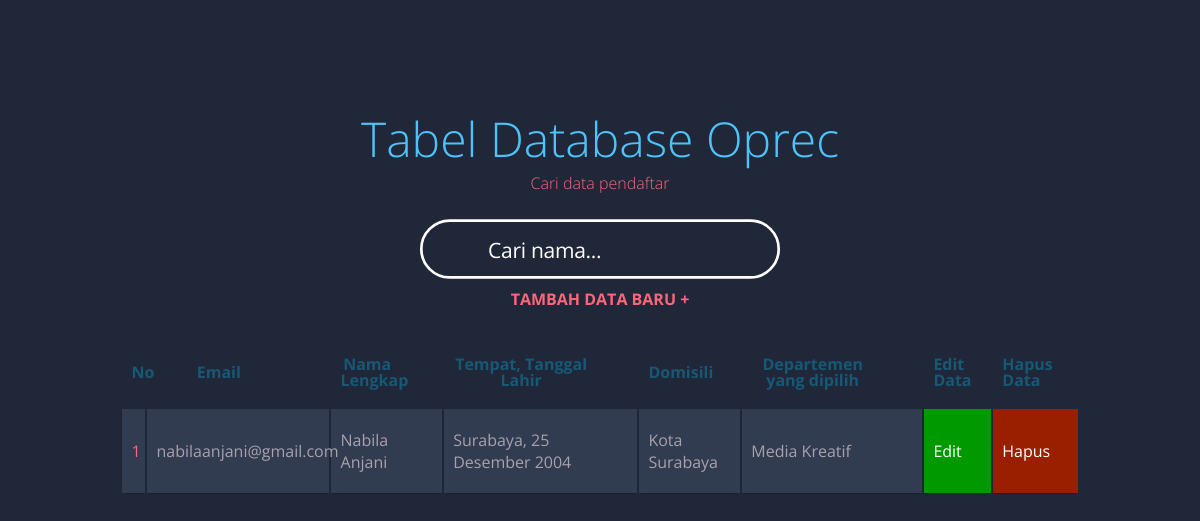
Screenshot of /index.php?cari=Nabila Anjani with the database file from the repository.
### tables this page shows
CREATE TABLE `reqruitment` (
  `email` varchar(30) NOT NULL,
  `nama_lengkap` varchar(30) NOT NULL,
  `ttl` varchar(35) NOT NULL,
  `domisili` varchar(30) NOT NULL,
  `departemen` varchar(25) NOT NULL
);

### index.php (the view, shortened to what this page needs)
<!DOCTYPE html>
<html lang="en">
<head>
  <link href="https://maxcdn.icons8.com/fonts/line-awesome/1.1/css/line-awesome-font-awesome.min.css" rel="stylesheet">
</head>
<body>
<?php
include "koneksi.php";
$query = "SELECT `email`, `nama_lengkap`, `ttl`, `domisili`, `departemen` FROM `reqruitment` WHERE 1";
$data = mysqli_query($koneksi, $query);
echo "<div class='searchcontainer'>";
echo "<h1>Tabel Database Oprec</h1>";
echo "<h2>Cari data pendaftar</h2>";
echo "<div class='search-box'>";
echo "<div class='search-icon'><i class='fa fa-search search-icon'></i></div>";
echo "<form action='' class='search-form' method='GET'>";
echo "<input type='text' name='cari' placeholder='Cari nama...' id='search' autocomplete='off'>";
echo "</form>";
echo "</div>";
echo "</div>";
echo "<div class='link-right'>
      <h2><a href='create.php' class='link-primary'>Tambah Data Baru +</a></h2>
      </div>";
if (isset($_GET['cari'])) {
    $cari = $_GET['cari'];
    $query = "SELECT * FROM reqruitment WHERE nama_lengkap LIKE '%$cari%'";
    $data = mysqli_query($koneksi, $query);
}
if (mysqli_num_rows($data) > 0) {
    echo "<table class='container'>";
    echo "<thead>";
    echo "<tr>";
    echo "<th><h1>No</h1></th>";
    echo "<th><h1>Email</h1></th>";
    echo "<th><h1>Nama Lengkap</h1></th>";
    echo "<th><h1>Tempat, Tanggal Lahir</h1></th>";
    echo "<th><h1>Domisili</h1></th>";
    echo "<th><h1>Departemen yang dipilih</h1></th>";
    echo "<th><h1>Edit Data</h1></th>";
    echo "<th><h1>Hapus Data</h1></th>";
    echo "</tr>";
    echo "</thead>";
    $i = 1;
    while ($row = mysqli_fetch_assoc($data)) {
    echo "<tbody>";
    echo "<tr>";
    echo "<td>$i</td>";
    echo "<td>{$row['email']}</td>";
    echo "<td>{$row['nama_lengkap']}</td>";
    echo "<td>{$row['ttl']}</td>";
    echo "<td>{$row['domisili']}</td>";
    echo "<td>{$row['departemen']}</td>";
    echo "<td class='edit'><a href='update.php?update=<?= $row[email] ?>'>Edit</a></td>";
    echo "<td class='hapus'><a href='php/delete.php?hapus={$row['email']}'>Hapus</a></td>";
    echo "</tr>";
    echo "</tbody>";
    $i++;
    }
    echo "</table>";
} else {
    echo "<h4 style='text-align:center'>Data tidak ditemukan</h4>";
}
?>
</body>
</html>

### index.php (style rules this page uses)
body { font-family: 'Open Sans', sans-serif; font-weight: 300; line-height: 1.42em; color:#A7A1AE; background-color:#1F2739; }
h1 { font-size:3em; font-weight: 300; line-height:1em; text-align: center; color: #4DC3FA; }
h2 { font-size:1em; font-weight: 300; text-align: center; display: block; line-height:2.5em; padding-bottom: 1em; color: #FB667A; }
h2 a { font-weight: 700; text-transform: uppercase; color: #FB667A; text-decoration: none; }
.container th h1 { font-weight: bold; font-size: 1em; text-align: center; color: #185875; }
.container td { font-weight: normal; font-size: 1em; -webkit-box-shadow: 0 2px 2px -2px #0E1119; -moz-box-shadow: 0 2px 2px -2px #0E1119; box-shadow: 0 2px 2px -2px #0E1119; }
.container { text-align: left; overflow: hidden; width: 80%; margin: 0 auto; display: table; padding: 0 0 8em 0; }
.container td, .container th { padding-bottom: 2%; padding-top: 2%; padding-left:1%; padding-right: 5%; }
.container tr:nth-child(odd) { background-color: #323C50; }
.container th { background-color: #1F2739; }
.container td:first-child { color: #FB667A; }
.edit { background-color: #009900; color: #FFFFFF; font-weight: bold; }
.hapus { background-color: #991f00; color: #FFFFFF; font-weight: bold; }
*, *:before, *:after { -webkit-tap-highlight-color: transparent; -webkit-tap-highlight-color: rgba(0,0,0,0); user-select: none; -webkit-user-select: none; -khtml-user-select: none; -moz-user-select: none; -ms-user-select: none; -o-user-select: none; box-sizing: border-box; -webkit-box-sizing: border-box; padding: 0; margin: 0; }
a, a:visited, a:hover { color: inherit; text-decoration: none; }
.searchcontainer { position: relative; margin: calc(75px + 2vh + 2vw) auto 0 auto; padding: 0; width: 100%; max-width: 840px; }
.search-box { position: relative; width: 100%; max-width: 360px; height: 60px; border-radius: 120px; margin: 0 auto; }
.search-icon, .go-icon { position: absolute; top: 0; height: 60px; width: 86px; line-height: 61px; text-align: center; }
.search-icon { left: 0; pointer-events: none; font-size: 1.22em; will-change: transform; transform: rotate(-45deg); -webkit-transform: rotate(-45deg); -moz-transform: rotate(-45deg); -o-transform: rotate(-45deg); transform-origin: center center; -webkit-transform-origin: center center; -moz-transform-origin: center center; -o-transform-origin: center center; transition: transform 400ms 220ms cubic-bezier(0.190, 1.000, 0.220, 1.000); -webkit-transition: transform 400ms 220ms cubic-bezier(0.190, 1.000, 0.220, 1.000); -moz-transition: transform 400ms 220ms cubic-bezier(0.190, 1.000, 0.220, 1.000); -o-transition: transform 400ms 220ms cubic-bezier(0.190, 1.000, 0.220, 1.000); }
.search-border { display: block; width: 100%; max-width: 360px; height: 60px; }
#search { font-family: 'Open Sans', sans-serif; position: absolute; top: 0; left: 0; width: 100%; height: 100%; border-radius: 120px; border: none; background: rgba(255,255,255,0); padding: 0 68px 0 68px; color: #FFFFFF; font-size: 1.32em; font-weight: 400; letter-spacing: -0.015em; outline: none; }

### rows the page displays
reqruitment: email "nabilaanjani@gmail.com", nama_lengkap "Nabila Anjani", ttl "Surabaya, 25 Desember 2004", domisili "Kota Surabaya", departemen "Media Kreatif"
